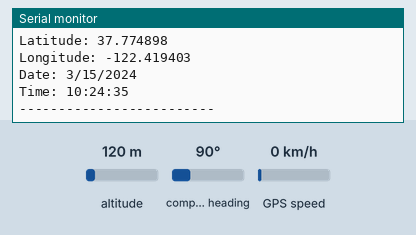
Simulated run of this sketch. Board: Arduino Uno, built with avr-gcc and run on an emulated ATmega328P. Shown: the last lines printed to the serial monitor. The inputs (shaded band) are chosen by the test bench; at power-on: compass heading 90°, GPS speed 0 km/h, altitude 120 m. The GPS gets a fix after 3 s at 37.7749, -122.4194 with 8 satellites.

Above: at 5.9 s.
6.0 s: compass heading set to 269°
At 6.9 s:
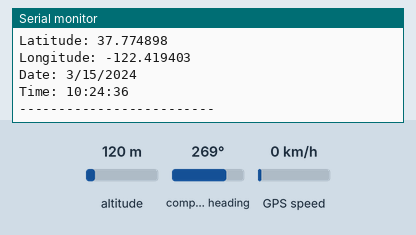
10.1 s: GPS speed set to 2 km/h
At 10.9 s:
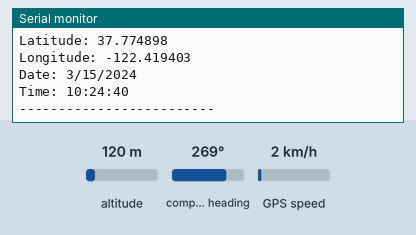
Timing chart, 0 to 13.1 s (numbered marks = the images above; inputs shaded):
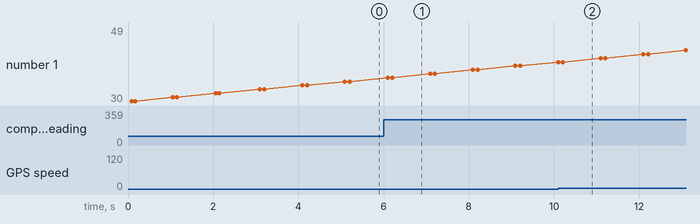

Measured:
- plotted number 1: 35 → 40 after the input at 6.0 s

The sketch:

workingGPScodefromModule.ino
```cpp
#include <TinyGPSPlus.h>
#include <SoftwareSerial.h>

// Set up GPS and Bluetooth
SoftwareSerial gpsSerial(6, 3);  // RX (to TX of Bluetooth), TX (to RX of Bluetooth)
TinyGPSPlus gps;                // TinyGPSPlus object

void setup() {
  // Initialize Serial communication
  Serial.begin(9600);      // For debugging via Serial Monitor
  gpsSerial.begin(9600);   // For communication with GPS module or HC-05
  Serial.println("System Initialized. Waiting for GPS data...");
}

void loop() {
  // Read data from GPS (Bluetooth or Serial)
  while (gpsSerial.available() > 0) {
    char c = gpsSerial.read();
    // Feed data to TinyGPSPlus library
    if (gps.encode(c)) {
      // If a full sentence has been decoded, display parsed data
      displayGPSData();
    }
  }
}

void displayGPSData() {
  Serial.println(); // Add a newline for clarity

  if (gps.location.isValid()) {
    Serial.print("Latitude: ");
    Serial.println(gps.location.lat(), 6); // 6 decimal places
    Serial.print("Longitude: ");
    Serial.println(gps.location.lng(), 6); // 6 decimal places
  } else {
    Serial.println("Location not valid.");
  }

  if (gps.date.isValid()) {
    Serial.print("Date: ");
    Serial.print(gps.date.month());
    Serial.print("/");
    Serial.print(gps.date.day());
    Serial.print("/");
    Serial.println(gps.date.year());
  } else {
    Serial.println("Date not valid.");
  }

  if (gps.time.isValid()) {
    Serial.print("Time: ");
    Serial.print(gps.time.hour());
    Serial.print(":");
    Serial.print(gps.time.minute());
    Serial.print(":");
    Serial.println(gps.time.second());
  } else {
    Serial.println("Time not valid.");
  }

  Serial.println("-------------------------"); // Divider for readability
}
```
